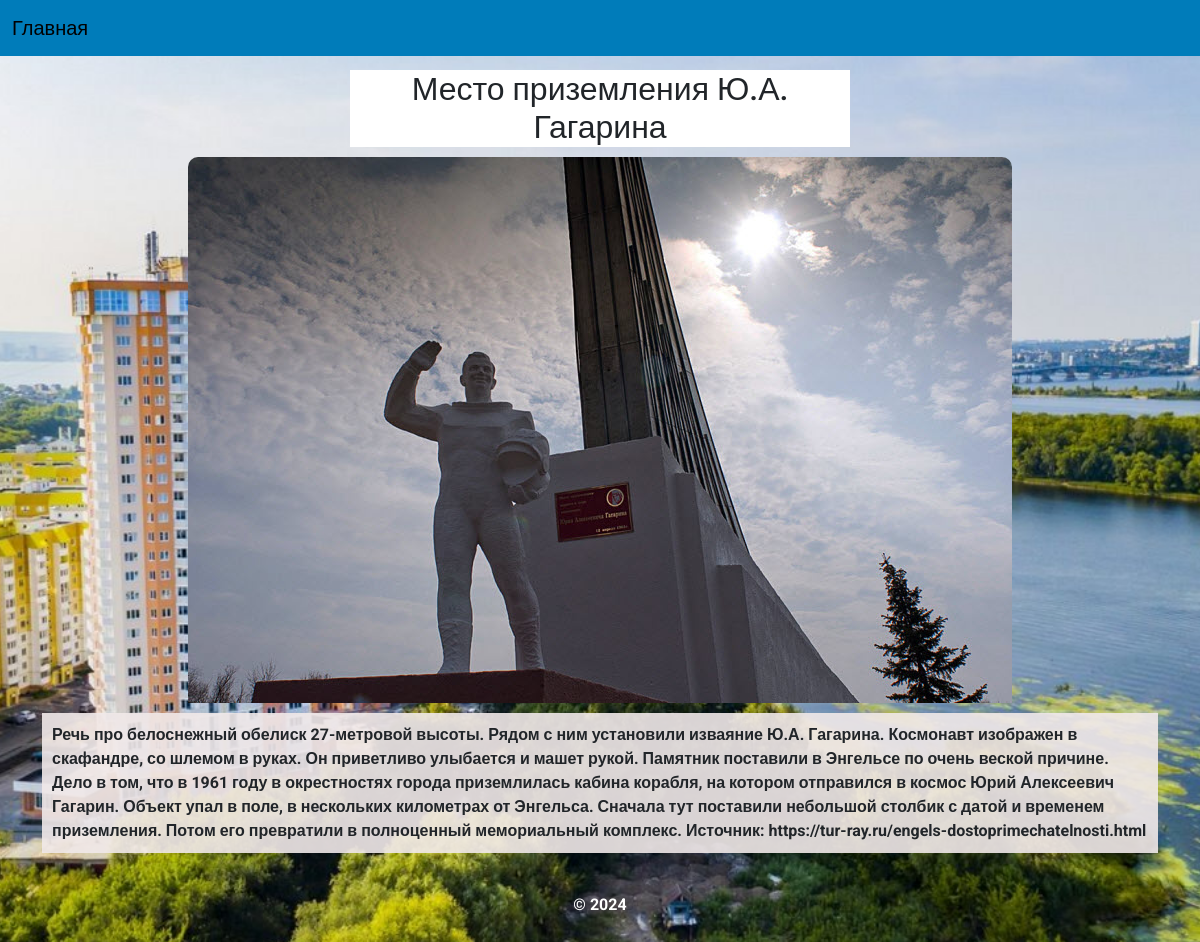
The page /show_post/4/ on the database its author committed.
### city/models.py (models this page shows)
class Posts(models.Model):
    title = models.CharField(max_length=100)
    body = models.TextField()
    image = models.ImageField(upload_to='city/images/')

### city/views.py (the view)
# urls.py: path('show_post/<int:id>/', views.show_post, name='show_post'),
def show_post(request, id):
    post = get_object_or_404(Posts, id=id)
    return render(request, 'city/show_post.html', {'post': post})

### city/templates/city/show_post.html
{% extends 'city/base.html' %}
{% load static %}
{% block content %}
<div class="container">
    <div class="row">
        <div class="col-sm-12">
            <h2 class="title_show">{{post.title}}</h2>
            <div class="img">
                <img class="img_show img_w" src="{{ post.image.url }}" alt="">
            </div>
            <div class="body">
                {{post.body}}
            </div>
        </div>
    </div>
</div>
{% endblock %}

### city/static/city/css/style.css (style rules this page uses)
:root { --nav-item-green: green; --bg-fon-navbar: #007cba; --light-color: #fff; --dropdown-item: #007cba; --dropdown-item-hover: #007cba; --text-color: #4c4c4c; --bs-link-color: #007cba; --bs-link-hover-color: #007cba; --bs-pagination-active-bg: #007cba; --bs-pagination-active-bg: #007cba; --bs-pagination-active-border-color: #007cba; --bs-pagination-active-bg: #007cba; --bs-pagination-active-border-color: #007cba; }
body { font-family: "Roboto", sans-serif; background-image: url("/static/city/img/Engels_46.jpg"); background-repeat: no-repeat; background-position: center center; background-attachment: fixed; background-size: cover; min-width: 320px; margin: 0; padding: 0; box-sizing: border-box; }
html, body { height: 100%; }
.title_show { margin: 30px auto 10px; background: #fff; max-width: 500px; text-align: center; }
.body { margin: 10px auto; background-color: rgba(241, 233, 233, 0.9); font-weight: bold; padding: 10px; }
.img_show { border-top-left-radius: 10px; border-top-right-radius: 10px; background-size: cover; background-position: center center; }
.img { text-align: center; }

### rows shown on the page
Posts: title "Место приземления Ю.А. Гагарина", image (picture), body "Речь про белоснежный обелиск 27-метровой высоты. Рядом с ним установили изваяние Ю.А. Гагарина. Космонавт изображен в скафандре, со шлемом в руках. Он приветливо улыбается и машет рукой. Памятник поставили в Энгельсе по очень веской причине. Дело в том, что в 1961 году в окрестностях города приземлилась кабина корабля, на котором отправился в космос Юрий Алексеевич Гагарин. Объект упал в поле, в нескольких километрах от Энгельса. Сначала тут поставили небольшой столбик с датой и временем приземления. Потом его превратили в полноценный мемориальный комплекс. Источник: https://tur-ray.ru/engels-dostoprimechatelnosti.html"
